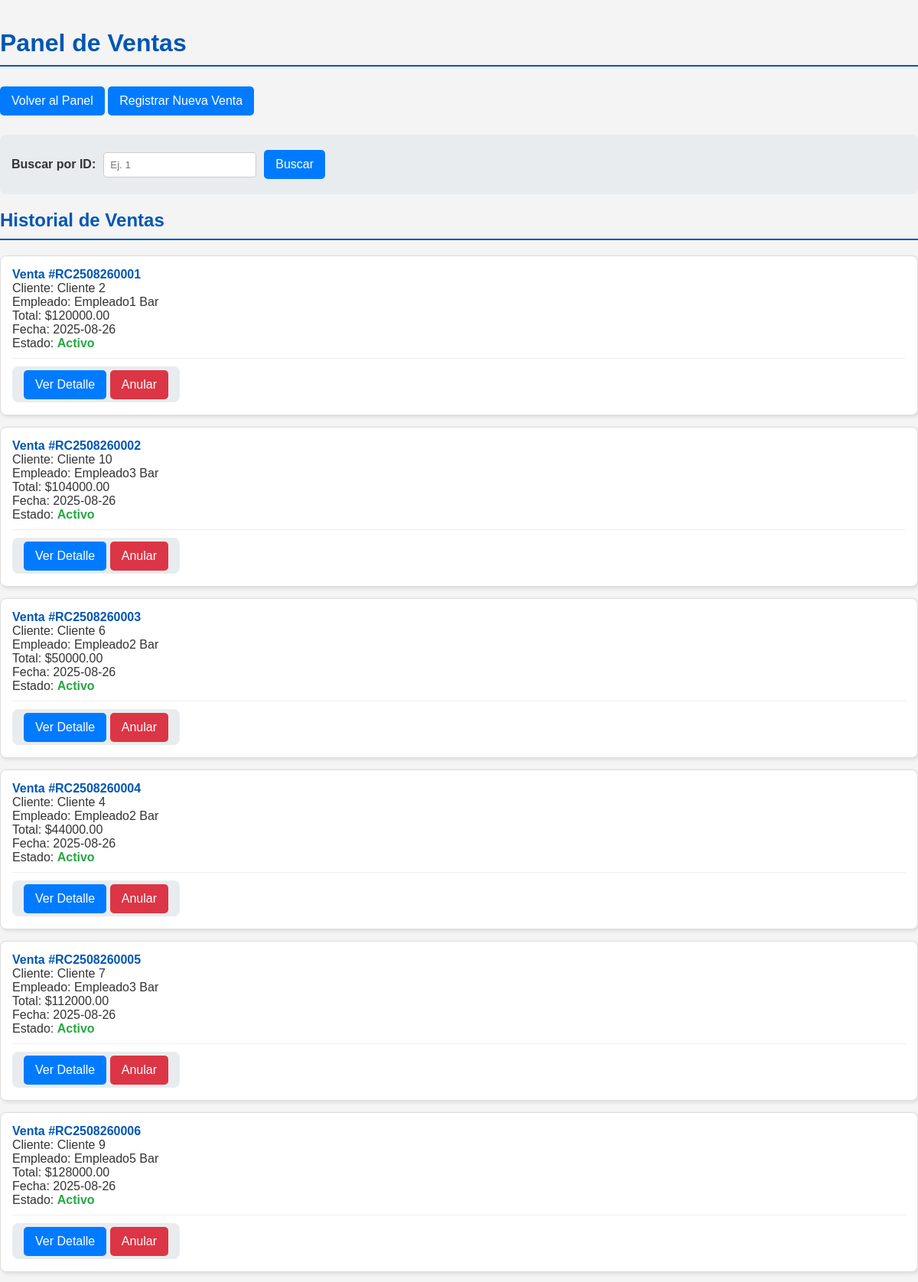
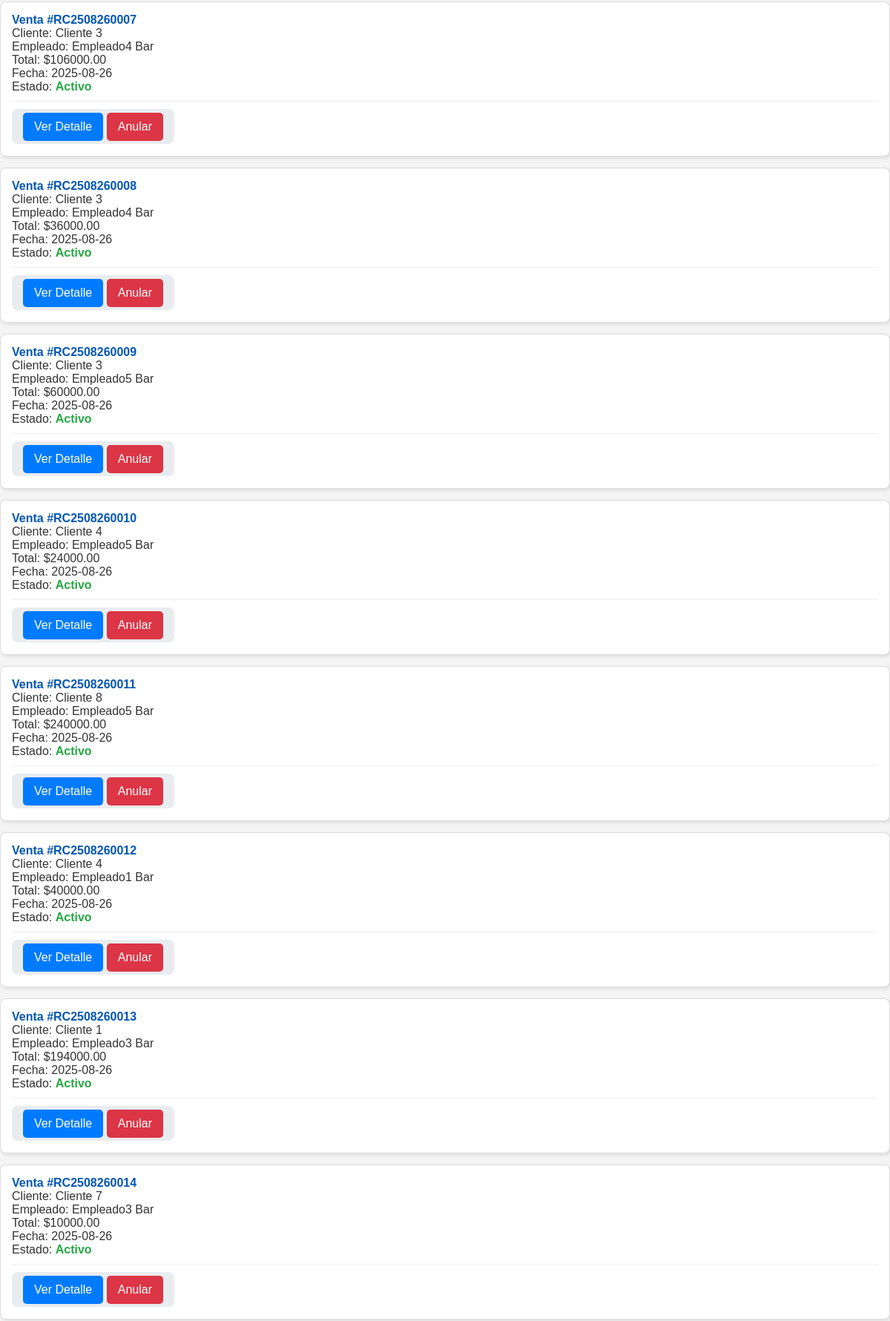
The page /admin-panel/ventas/ (upper part) on the database its author committed (2 pictures, top to bottom).
### webapp/gestion/models.py (models this page shows, shortened)
class Factura(models.Model):
    id = models.CharField(primary_key=True, max_length=20, editable=False)  # Nuevo ID personalizado
    configuracion = models.ForeignKey('ConfiguracionFactura', on_delete=models.PROTECT, default=1)
    fecha_emision = models.DateField(auto_now_add=True)
    hora_emision = models.TimeField(auto_now_add=True)
    empleado = models.ForeignKey('Empleado', on_delete=models.PROTECT)
    cliente = models.ForeignKey('Cliente', on_delete=models.PROTECT, default=1)
    subtotal = models.DecimalField(max_digits=10, decimal_places=2)
    total = models.DecimalField(max_digits=10, decimal_places=2)
    tipo_impuesto = models.ForeignKey('DetalleImpuesto', on_delete=models.PROTECT)
    base_gravable = models.DecimalField(max_digits=10, decimal_places=2)
    tipo_pago = models.ForeignKey('TipoPago', on_delete=models.PROTECT)
    recibido = models.DecimalField(max_digits=10, decimal_places=2)
    propina = models.DecimalField(max_digits=10, decimal_places=2, default=0)
    anulado = models.BooleanField(default=False)

class ConfiguracionFactura(models.Model):
    prefijo = models.CharField(max_length=10, blank=True)

class Cliente(models.Model):
    nombre = models.CharField(max_length=100, blank=True)
    celular = models.BigIntegerField(null=True, blank=True)
    email = models.EmailField(max_length=100, blank=True)
    def __str__(self):
        return self.nombre if self.nombre else f"Cliente #{self.pk}"

class Empleado(models.Model):
    id = models.CharField(primary_key=True, max_length=20, editable=False)
    nombre = models.CharField(max_length=100)
    apellido = models.CharField(max_length=100)
    celular = models.BigIntegerField(unique=True)
    estado = models.BooleanField(default=True)
    def __str__(self):
        return f"{self.nombre} {self.apellido}"

### webapp/gestion/views.py (the view, shortened to what this page needs)
# urls.py: path('admin-panel/ventas/', views.ventas_panel, name='ventas_panel'),
def ventas_panel(request):
    query_id = request.GET.get('id')
    if query_id:
        ventas = Factura.objects.filter(id=query_id).select_related('cliente', 'empleado')
    else:
        ventas = Factura.objects.select_related('cliente', 'empleado').order_by('-fecha_emision')
    configuracion = ConfiguracionFactura.objects.first()
    if request.user.is_superuser or request.user.groups.filter(name='Administrador').exists():
        panel_url = 'panel_admin'
    else:
        panel_url = 'panel_user'
    return render(request, 'gestion/ventas_panel.html', {
        'ventas': ventas,
        'query_id': query_id or '',
        'configuracion': configuracion,
        'panel_url': panel_url  # ← Añadimos esto
    })

### webapp/gestion/templates/gestion/ventas_panel.html (shortened to what this page needs)
{%load static%}
<!DOCTYPE html>
<html lang="es">
<head>
    <link rel="stylesheet" href="{% static 'css/style.css' %}">
</head>
<body>
    <h1>Panel de Ventas</h1>
    <a href="{% url panel_url %}"><button class="boton">Volver al Panel</button></a>
    <a href="{% url 'registrar_venta' %}" class="boton">Registrar Nueva Venta</a>
    <form method="get" style="margin-top: 20px;">
        <label for="id">Buscar por ID:</label>
        <input type="number" name="id" id="id" value="{{ query_id }}" placeholder="Ej. 1">
        <button type="submit" class="boton">Buscar</button>
    </form>
    {% if ventas %}
        <h2>Historial de Ventas</h2>
        {% for venta in ventas %}
        <div class="venta">
            <strong>Venta #{{ configuracion.prefijo }}{{ venta.id }}</strong><br>
            Cliente: {{ venta.cliente|default:"N/A" }}<br>
            Empleado: {{ venta.empleado|default:"N/A" }}<br>
            Total: ${{ venta.total }}<br>
            Fecha: {{ venta.fecha_emision|date:"Y-m-d" }}<br>
            Estado:
            {% if venta.anulado %}
                <span class="anulado">Anulado</span>
            {% else %}
                <span class="activo">Activo</span>
            {% endif %}
            <div class="acciones">
                <form method="post" style="display:inline;">
                    <a href="{% url 'detalle_factura' venta.id %}" class="boton">Ver Detalle</a>
                    <button type="submit" class="boton {% if venta.anulado %}verde{% else %}rojo{% endif %}">
                        {% if venta.anulado %}Validar{% else %}Anular{% endif %}
                    </button>
                </form>
            </div>
        </div>
        {% endfor %}
    {% else %}
        <p>No hay ventas registradas{% if query_id %} con ese ID{% endif %}.</p>
    {% endif %}
</body>
</html>

### webapp/gestion/static/css/style.css (style rules this page uses)
body { font-family: sans-serif; margin: 0; padding: 0; background-color: #f4f4f4; color: #333; }
h1, h2 { color: #0056b3; border-bottom: 2px solid #0056b3; padding-bottom: 10px; margin-top: 20px; }
.boton, button { display: inline-block; padding: 10px 15px; font-size: 16px; cursor: pointer; text-align: center; text-decoration: none; outline: none; color: #fff; background-color: #007bff; border: none; border-radius: 5px; margin: 5px 0; transition: background-color 0.3s ease; }
.boton.rojo, button.rojo { background-color: #dc3545; }
form { background-color: #e9ecef; padding: 15px; border-radius: 8px; margin-bottom: 20px; display: flex; align-items: center; gap: 10px; }
form label { font-weight: bold; }
form input[type="number"], form input[type="text"], form input[type="password"], form select { padding: 8px; border: 1px solid #ccc; border-radius: 4px; flex-grow: 1; max-width: 200px; box-sizing: border-box; }
.venta { background-color: #fff; border: 1px solid #ddd; border-radius: 8px; padding: 15px; margin-bottom: 15px; box-shadow: 2px 2px 5px rgba(0,0,0,0.1); }
.venta strong { color: #0056b3; }
.venta .acciones { margin-top: 10px; padding-top: 10px; border-top: 1px solid #eee; }
.activo { color: #28a745; font-weight: bold; }

### rows shown on the page
Factura: id "2508260001", cliente "Cliente 2", empleado "Empleado1 Bar", total "120000.00", fecha_emision "2025-08-26", anulado "Activo"
ConfiguracionFactura: prefijo "RC"
Factura: id "2508260002", cliente "Cliente 10", empleado "Empleado3 Bar", total "104000.00", fecha_emision "2025-08-26", anulado "Activo"
Factura: id "2508260003", cliente "Cliente 6", empleado "Empleado2 Bar", total "50000.00", fecha_emision "2025-08-26", anulado "Activo"
Factura: id "2508260004", cliente "Cliente 4", empleado "Empleado2 Bar", total "44000.00", fecha_emision "2025-08-26", anulado "Activo"
Factura: id "2508260005", cliente "Cliente 7", empleado "Empleado3 Bar", total "112000.00", fecha_emision "2025-08-26", anulado "Activo"
Factura: id "2508260006", cliente "Cliente 9", empleado "Empleado5 Bar", total "128000.00", fecha_emision "2025-08-26", anulado "Activo"
Factura: id "2508260007", cliente "Cliente 3", empleado "Empleado4 Bar", total "106000.00", fecha_emision "2025-08-26", anulado "Activo"
Factura: id "2508260008", cliente "Cliente 3", empleado "Empleado4 Bar", total "36000.00", fecha_emision "2025-08-26", anulado "Activo"
Factura: id "2508260009", cliente "Cliente 3", empleado "Empleado5 Bar", total "60000.00", fecha_emision "2025-08-26", anulado "Activo"
Factura: id "2508260010", cliente "Cliente 4", empleado "Empleado5 Bar", total "24000.00", fecha_emision "2025-08-26", anulado "Activo"
Factura: id "2508260011", cliente "Cliente 8", empleado "Empleado5 Bar", total "240000.00", fecha_emision "2025-08-26", anulado "Activo"
Factura: id "2508260012", cliente "Cliente 4", empleado "Empleado1 Bar", total "40000.00", fecha_emision "2025-08-26", anulado "Activo"
Factura: id "2508260013", cliente "Cliente 1", empleado "Empleado3 Bar", total "194000.00", fecha_emision "2025-08-26", anulado "Activo"
Factura: id "2508260014", cliente "Cliente 7", empleado "Empleado3 Bar", total "10000.00", fecha_emision "2025-08-26", anulado "Activo"
